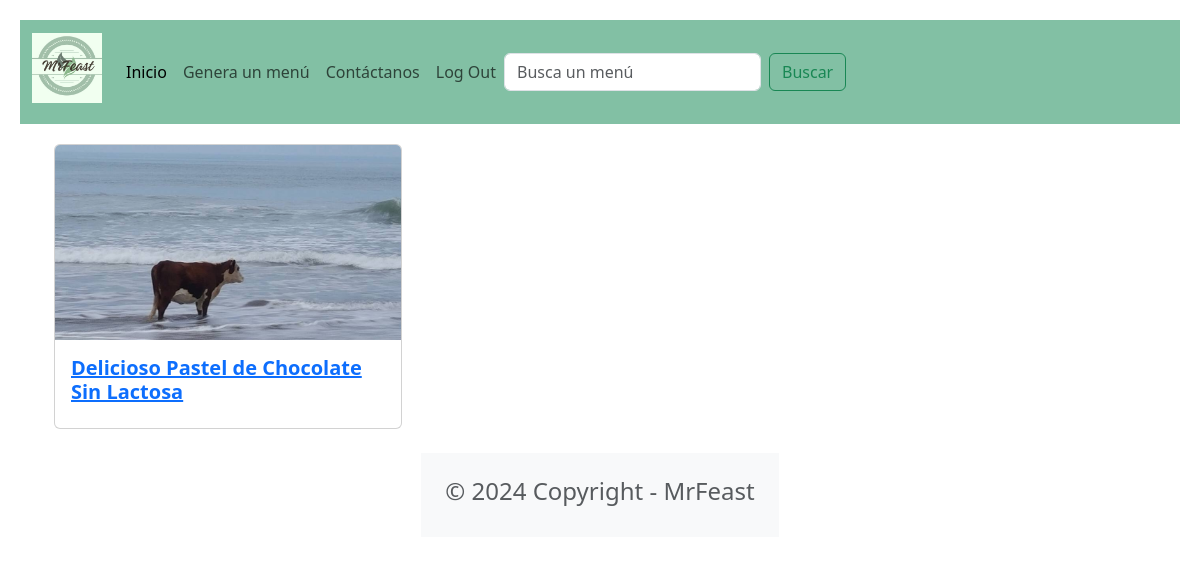
Screenshot of /portal/ with the database file from the repository.
### food/models.py (models this page shows, shortened)
class Menu(models.Model):
    title = models.CharField(max_length=100)
    descripcion = models.CharField(max_length=2000)
    imagen = models.ImageField(upload_to='menu/images/')

### food/views.py (the view)
# urls.py: path('portal/', foodViews.portal_view, name='portal'),
def portal_view(request):
    busqueda = request.GET.get('busqueda')
    if busqueda:
        menus = Menu.objects.filter(title__icontains=busqueda)
    else:
        menus = Menu.objects.all()
    return render(request, 'portal.html', {'menus':menus,})

### food/templates/portal.html
{% extends "base.html" %}
{% block content %}
<div class="container">
    <div class= "row row-cols-1 row-cols-md-3 g-4">
        {% for menu in menus %}
        <div v-for="menu in menus" class="col">
            <div class="card">
                <a href="{% url 'detail' menu.id %}">
                    <img class="card-img-top" src="{{ menu.imagen.url}}"/>
                        <div class ="card-body">
                            <h5 class="card-title fw-bold">{{ menu.title }}</h5>
                        </div>
                </a>
            </div>
        </div>
        {% endfor %}
    </div>
</div>
{% endblock content %}

### rows the page displays
Menu: imagen (picture), title "Delicioso Pastel de Chocolate Sin Lactosa"
